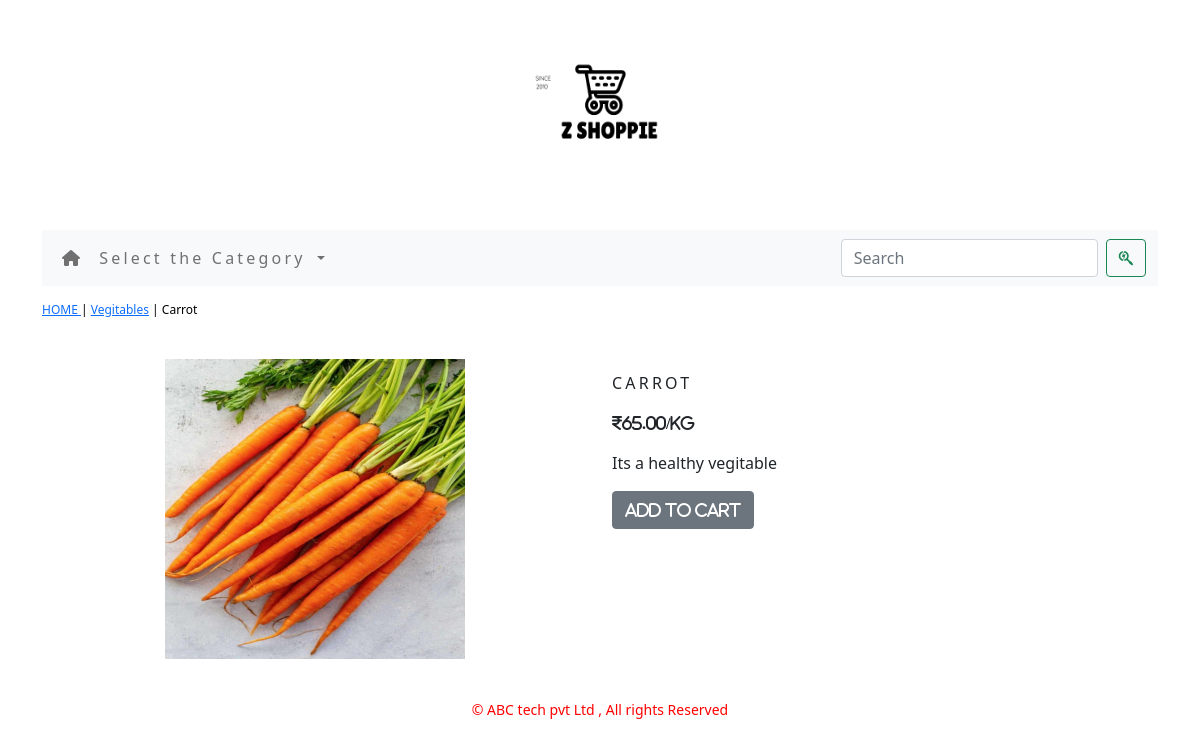
The page /vegitables/carrot/ on the database its author committed.
### ecart/models.py (models this page shows, shortened)
class Product(models.Model):
    name=models.CharField(max_length=250,unique=True)
    slug=models.SlugField(max_length=250,unique=True)
    describtion=models.TextField(blank=True)
    price=models.DecimalField(max_digits=10,decimal_places=2)
    category=models.ForeignKey(Category,on_delete=models.CASCADE)
    image=models.ImageField(upload_to='product',blank=True)
    stock = models.IntegerField()
    available=models.BooleanField(default=True)
    created=models.DateTimeField(auto_now_add=True)
    updated=models.DateTimeField(auto_now=True)
    class Meta:
        ordering=('name',)
        verbose_name='product'
        verbose_name_plural='products'

class Category(models.Model):
    name=models.CharField(max_length=100,unique=True)
    slug=models.SlugField(max_length=250,unique=True)
    describtion=models.TextField(blank=True)
    image=models.ImageField(upload_to='categories',blank=True)
    class Meta:
        ordering=('name',)
        verbose_name='category'
        verbose_name_plural='categories'
    def get_url(self):
        return reverse('ecart:products_by_category',args=[self.slug])
    def __str__(self):
        return '{}'.format(self.name)

### ecart/views.py (the view)
# urls.py: path('<slug:c_slug>/<slug:product_slug>/', views.ProDetail, name='Product_cat_detail')
def ProDetail(request,c_slug,product_slug):
    try:
        product=Product.objects.get(category__slug=c_slug,slug=product_slug)
    except Exception as e:
        raise e
    return render(request,'product.html',{'product':product})

### cart/context_processors.py (called while the page is built)
def counter(request):
    item_count=0
    if 'admin' in request.path:
        return {}
    else:
        try:
            cart=Cart.objects.filter(cart_id=cart_id(request))
            cart_items=CartItem.objects.all().filter(cart=cart[:1])
            for cart_item in cart_items:
                item_count += cart_item.quantity
        except Cart.DoesNotExist:
            item_count = 0
    return dict(item_count=item_count)

### cart/views.py (called while the page is built)
def cart_id(request):
    cart=request.session.session_key
    if not cart:
        cart=request.session.create()
    return cart

### ecart/context_processors.py (called while the page is built)
def menu_links(request):
    links=Category.objects.all()
    return dict(links=links)

### templates/product.html (shortened to what this page needs)
{% extends 'base.html' %}
{% load static %}
{% block content %}
<div class="row my_prod_row_class">
    <div class="mx-auto">
        <p><a href="{% url 'ecart:allProductCat' %}">HOME  </a> | <a href="{{products.category.get_url}}">{{product.category}}</a> | {{product.name}} </p>
    </div>
<div class="container">
    <br>
    <div class="row">
        <div class="col-12 col-sm-12 col-md-12 col-lg-6 text-center">
            <div style="min-width:18rem">
            <img src="{{product.image.url}}" alt="{{product.name}}" height="300px" width="300px">
        </div>
        </div>
        <div class="col-12 col-sm-12 col-md-12 col-lg-6">
            <div >
            <h1 class="my_prod_title">{{product.name}}</h1>
                <p><i class="fa-solid fa-indian-rupee-sign">{{product.price}}/kg</i></p>
            <p class="text-justify my_prod_text">{{product.describtion}}</p>
            {% if product.stock <= 0 %}
            <p class="text-justify my_prod_text"><b>Out Of Stock</b></p>
            {% else %}
            <a class="btn btn-secondary" href="{% url 'cart:add_cart' product.id %}"><i class="fa-solid fa-cart-circle-plus">ADD to cart</i></a>
            {% endif %}
        </div>
            </div>
            </div>
    </div>
</div>
</div>
{% endblock %}

### static/css/custom.css (style rules this page uses)
body { font-family: 'Roboto Condensed', sans-serif; }
.my_prod_row_class { padding-top:15px; padding-bottom:20px; }
.my_prod_row_class .mx-auto { color:#000; font-size:12px; text-decoration:none; }
.my_prod_title { font-size:16px; text-transform:uppercase; letter-spacing:.2em; padding-top:15px; padding-bottom:10px; }
.my_prod_text { padding-right:20px; }

### rows shown on the page
Product: category "Vegitables", name "Carrot", image (picture), name "CARROT", price "65.00", describtion "Its a healthy vegitable"
